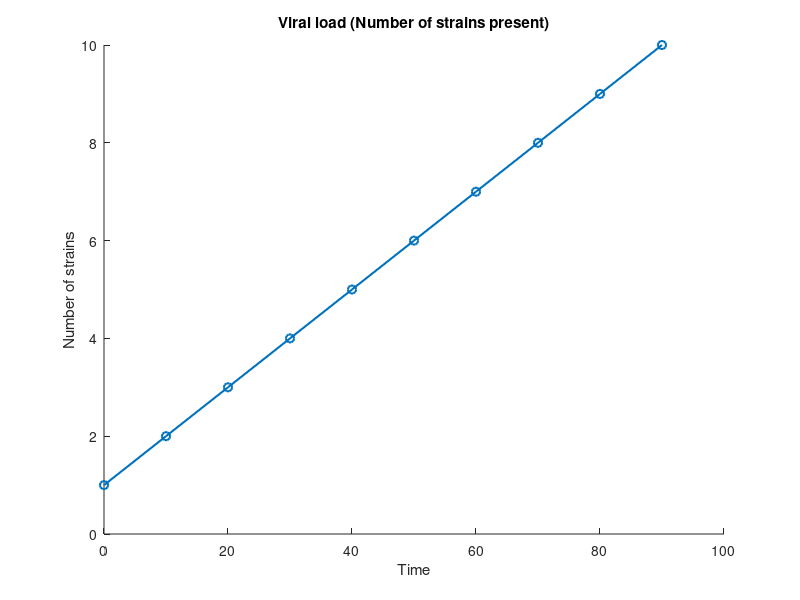

Recreate this plot in MATLAB. (Note: this script raises an error after producing the figure.)
%
%% Solution to Part 2b of team assignment - Mutations & 
% Strain-Specific Immunity
%
clc
clear
close all
%
% Constants
r = 2.5;
p = 2;
c = 0.1;
b = 0.1;
P = 0.1;
h = 0.1; % Time increment (dt)
%
%% Generate plot to show viral load over time
%
% Plot the deterministic viral load
figure(1)
hold on
times = 0:10:90;
num_strains = 1:10; % 1 new strain every 10 time steps, starting at 1
plot(times, num_strains,'LineWidth',1.5,'Marker','o');
title("Viral load (Number of strains present)")
xlabel("Time")
ylabel("Number of strains")
%
% Plot the stochastic viral load over 10 instances
for i=1:5
    % Generate viral load over time in one instance
    tspan = [0,100];
    x = HIVStochGen(P,h,tspan(1),tspan(2));
    new_strain_idx = x(1,:)==1; % index of time values where a new mutation arose
    alltimes = x(2,:);
    start_times = alltimes(new_strain_idx); % time values where a new mutation arose
    strain_nums = 1:length(start_times);
    % Complete the plot by adding an initial and final point
    highest_load = strain_nums(length(strain_nums));
    start_times_final = [0, start_times, 100];
    strain_nums_final = [1, strain_nums, highest_load];
    plot(start_times_final, strain_nums_final,'Color','r','LineWidth',1.5,'LineStyle','--','Marker','o');
end
%
% Complete the graph
axis([0,90,0,15])
legend("Deterministic model","Stochastic model")